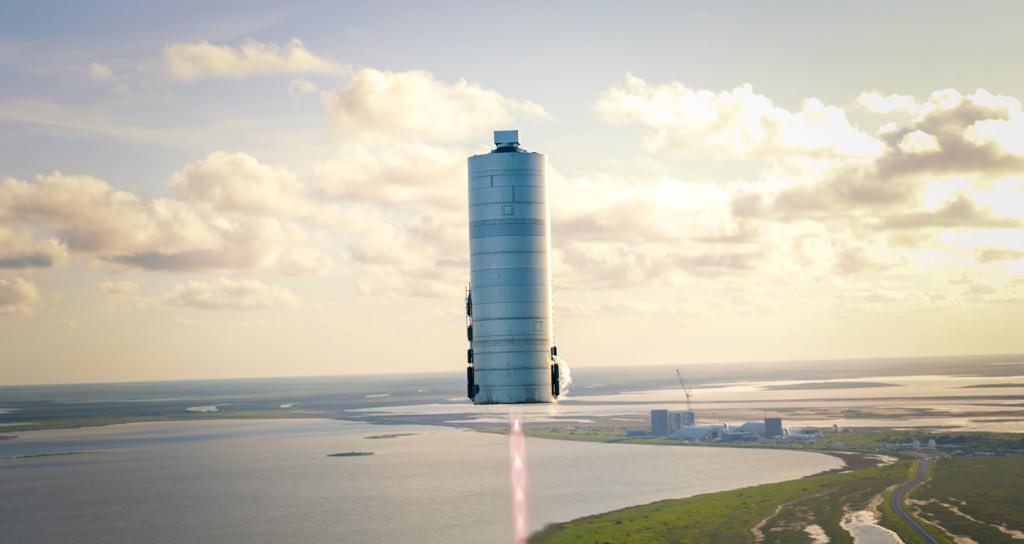
#> input picture images/img_4_1.jpg, 1024 x 544 px; the run also reads 1 picture not shown here
$ python image_generator.py
#> lines starting #> are read from the running program, lines starting #| are printed output that depends on the picture
import numpy as np
from PIL import Image

IMAGE_SIZE = 1000

if __name__ == '__main__':
    # Два изображения одинаковой яркости, но полностью разного цвета
    img_1_1_data = np.zeros((IMAGE_SIZE, IMAGE_SIZE, 3), dtype=np.uint8)
    img_1_1_data[..., 0] = 255
    img_1_1 = Image.fromarray(img_1_1_data)
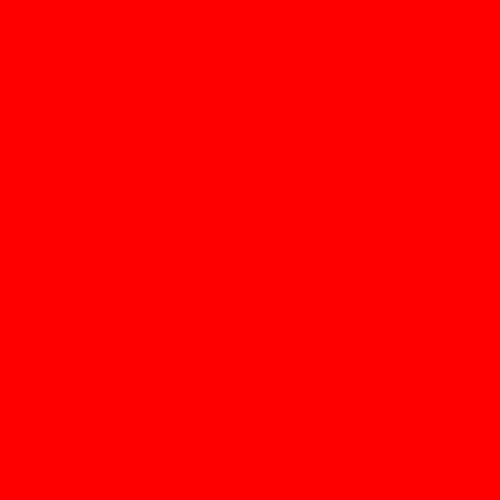
#> img_1_1: PIL image 1000x1000 RGB (shown at 1/2 size); mean R, G, B 255, 0, 0
    img_1_1.save('images/img_1_1.jpg', format='jpeg')

    img_1_2_data = np.zeros((IMAGE_SIZE, IMAGE_SIZE, 3), dtype=np.uint8)
    img_1_2_data[..., 2] = 255
    img_1_2 = Image.fromarray(img_1_2_data)
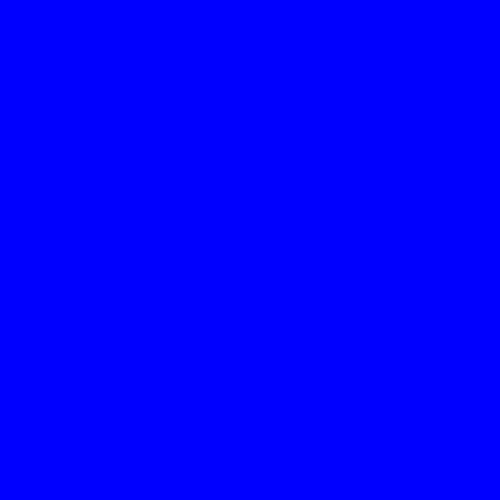
#> img_1_2: PIL image 1000x1000 RGB (shown at 1/2 size); mean R, G, B 0, 0, 255
    img_1_2.save('images/img_1_2.jpg', format='jpeg')

    # Два изображения одинаковой яркости, но почти одного цвета
    img_2_1_data = np.zeros((IMAGE_SIZE, IMAGE_SIZE, 3), dtype=np.uint8)
    img_2_1_data[..., 0] = 120
    img_2_1_data[..., 1] = 121
    img_2_1_data[..., 2] = 120
    img_2_1 = Image.fromarray(img_2_1_data)
    img_2_1.save('images/img_2_1.jpg', format='jpeg')

    img_2_2_data = np.zeros((IMAGE_SIZE, IMAGE_SIZE, 3), dtype=np.uint8)
    img_2_2_data[..., 0] = 120
    img_2_2_data[..., 1] = 120
    img_2_2_data[..., 2] = 121
    img_2_2 = Image.fromarray(img_2_2_data)
    img_2_2.save('images/img_2_2.jpg', format='jpeg')

    # Два изображения. Одна - шахматная доска, вторая - инвертированная первая
    img_3_1_data = np.zeros((IMAGE_SIZE, IMAGE_SIZE, 3), dtype=np.uint8)
    for i in range(IMAGE_SIZE):
        for j in range(IMAGE_SIZE):
            if (i + j) % 2:
                img_3_1_data[i, j, ...] = 255
    img_3_1 = Image.fromarray(img_3_1_data)
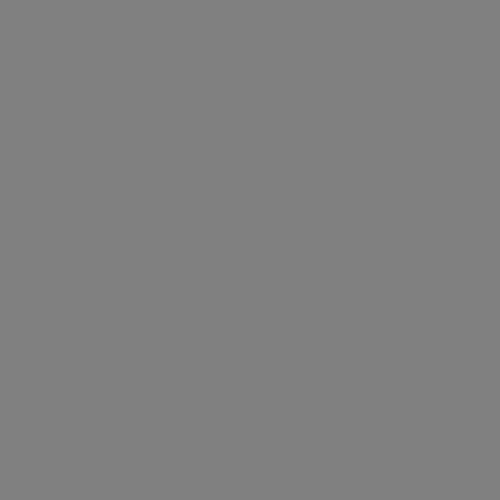
#> img_3_1: PIL image 1000x1000 RGB (shown at 1/2 size); 50% white in thin lines or dots
    img_3_1.save('images/img_3_1.jpg', format='jpeg')

    img_3_2_data = 255 - img_3_1_data
    img_3_2 = Image.fromarray(img_3_2_data)
#> img_3_2: PIL image 1000x1000 RGB; 50% white in thin lines or dots
    img_3_2.save('images/img_3_2.jpg', format='jpeg')

    # Два изображения. Исходное (1024 на 544), и увеличенное в 1.00098 раз изображение (1025 на 544)
    s = 1.00098
    img_4_1 = Image.open('images/img_4_1.jpg', formats=['jpeg'])
#> img_4_1 is the input picture: PIL image 1024x544 RGB; mean R, G, B 193.8, 188.9, 174.9
    img_4_2 = img_4_1.resize((int(img_4_1.width * s), int(img_4_1.height * s)))
    img_4_2.save('images/img_4_2.jpg', format='jpeg')

    # Два изображения. Исходное (1024 на 544), и изображение (1024 на 544) цвета, как исходное в среднем
    s = 1.00098
    img_5_1 = Image.open('images/img_5_1.jpg', formats=['jpeg'])

    img_5_2_data = np.array(img_5_1)
    img_5_2_data[...] = int(img_5_2_data.mean())
#> img_5_2_data: shape (544, 1024, 3); every value is 185
    img_5_2 = Image.fromarray(img_5_2_data)
    img_5_2.save('images/img_5_2.jpg', format='jpeg')

    # Два изображения разной яркости, но одного цвета
    img_6_1_data = np.zeros((IMAGE_SIZE, IMAGE_SIZE, 3), dtype=np.uint8)
    img_6_1_data[..., 0] = 50
    img_6_1_data[..., 1] = 50
    img_6_1_data[..., 2] = 25
    img_6_1 = Image.fromarray(img_6_1_data)
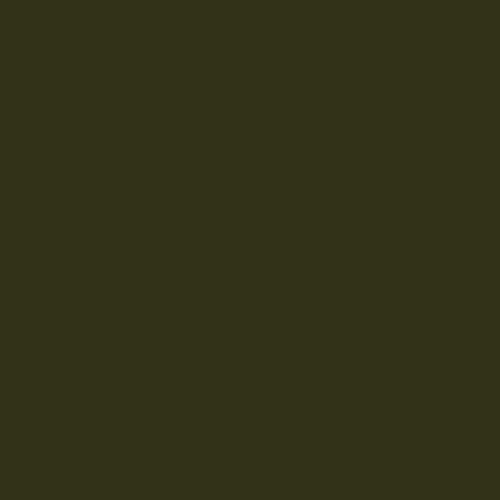
#> img_6_1: PIL image 1000x1000 RGB (shown at 1/2 size); mean R, G, B 50, 50, 25
    img_6_1.save('images/img_6_1.jpg', format='jpeg')

    img_6_2_data = np.zeros((IMAGE_SIZE, IMAGE_SIZE, 3), dtype=np.uint8)
    img_6_2_data[..., 0] = 100
    img_6_2_data[..., 1] = 100
    img_6_2_data[..., 2] = 50
    img_6_2 = Image.fromarray(img_6_2_data)
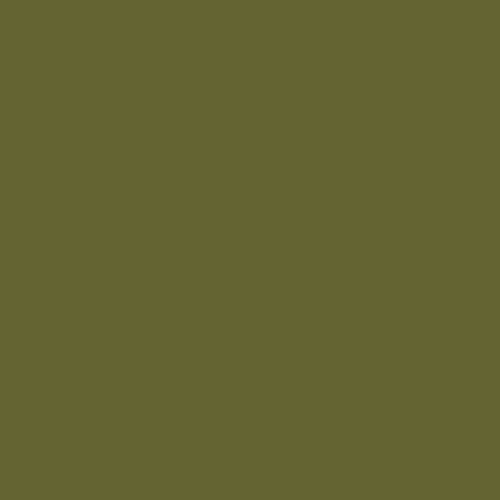
#> img_6_2: PIL image 1000x1000 RGB (shown at 1/2 size); mean R, G, B 100, 100, 50
    img_6_2.save('images/img_6_2.jpg', format='jpeg')
